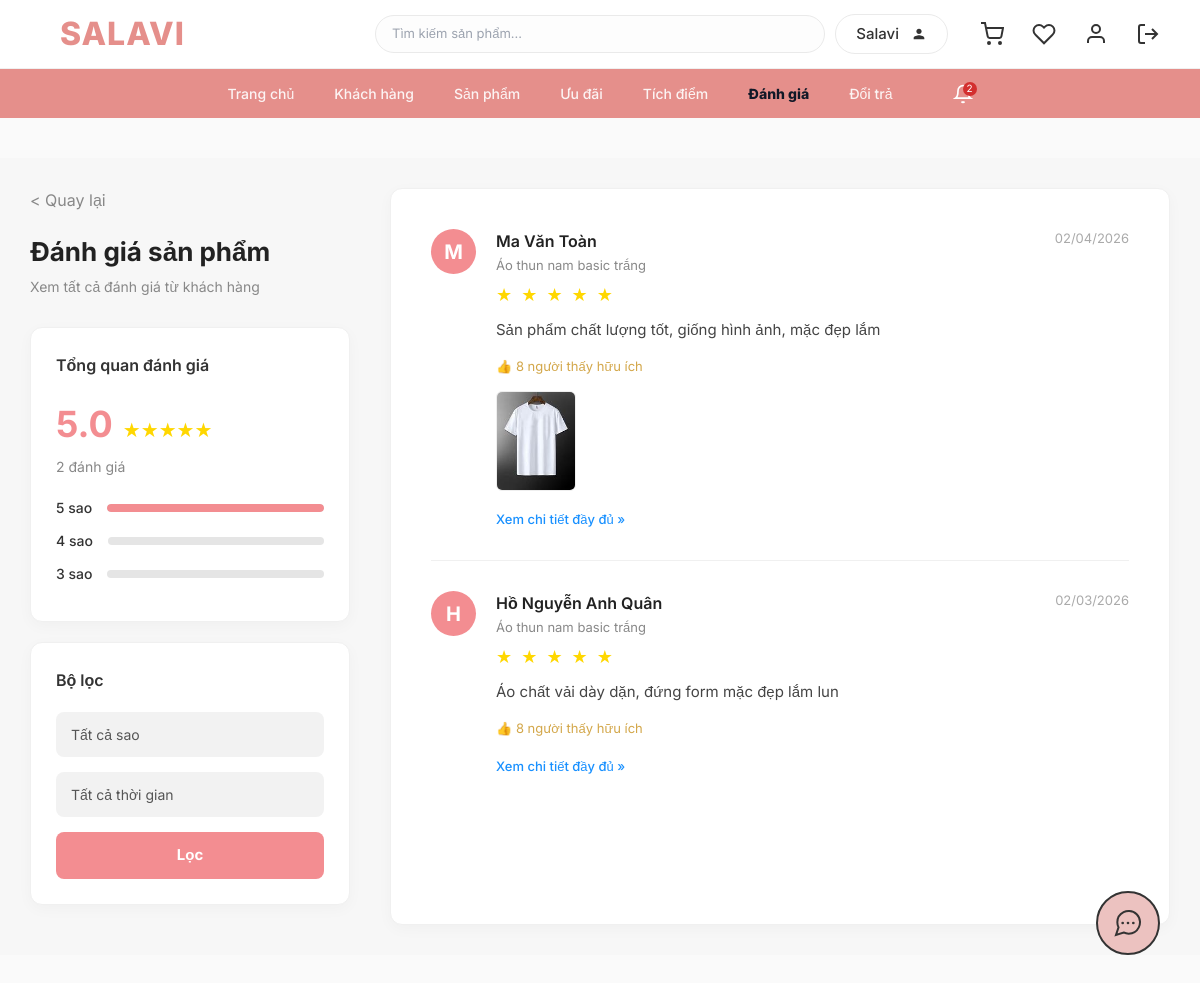
Screenshot of /danh-gia/chi-tiet/SP00001/ with the database file from the repository.
### products/models.py (models this page shows, shortened)
class DanhGia(models.Model):
    MaDanhGia = models.CharField(max_length=10, primary_key=True)
    MaKH = models.ForeignKey(KhachHang, on_delete=models.CASCADE)
    MaSP = models.ForeignKey(SanPham, on_delete=models.CASCADE)
    SoSao = models.IntegerField()
    NoiDung = models.CharField(max_length=200, null=True, blank=True)
    HinhAnh = models.ImageField(upload_to='danhgia/', blank=True)
    NgayDanhGia = models.DateField()

class SanPham(models.Model):
    MaSP = models.CharField(max_length=10, primary_key=True)
    TenSP = models.CharField(max_length=100)
    MoTa = models.CharField(max_length=200, null=True, blank=True)
    Gia = models.DecimalField(max_digits=18, decimal_places=2)
    HinhAnh = models.ImageField(upload_to='sanpham/')

### accounts/models.py (models this page shows, shortened)
class KhachHang(models.Model):
    MaKH = models.CharField(max_length=10, primary_key=True)
    user = models.OneToOneField(User, on_delete=models.CASCADE)
    HoTen = models.CharField(max_length=50)
    DiaChi = models.CharField(max_length=200)

### cskh/views.py (the view)
# urls.py: path('danh-gia/chi-tiet/<str:ma_sp>/', views.chi_tiet_danh_gia_view, name='chi_tiet_danh_gia'),
def chi_tiet_danh_gia_view(request, ma_sp):
    san_pham = get_object_or_404(SanPham, MaSP=ma_sp)
    danh_gia_list = DanhGia.objects.filter(MaSP=ma_sp).select_related('MaKH').order_by('-NgayDanhGia')
    sao = request.GET.get('sao')
    if sao and sao != 'all':
        danh_gia_list = danh_gia_list.filter(SoSao=sao)
    thoi_gian = request.GET.get('thoi_gian')
    if thoi_gian == 'month':
        current_month = date.today().month
        current_year = date.today().year
        danh_gia_list = danh_gia_list.filter(NgayDanhGia__month=current_month, NgayDanhGia__year=current_year)
    elif thoi_gian == 'year':
        current_year = date.today().year
        danh_gia_list = danh_gia_list.filter(NgayDanhGia__year=current_year)
    tong_danh_gia = danh_gia_list.count()
    sao_trung_binh = danh_gia_list.aggregate(Avg('SoSao'))['SoSao__avg'] or 0
    sao_trung_binh = round(sao_trung_binh, 1)
    stats = {
        '5': danh_gia_list.filter(SoSao=5).count(),
        '4': danh_gia_list.filter(SoSao=4).count(),
        '3': danh_gia_list.filter(SoSao=3).count(),
        '2': danh_gia_list.filter(SoSao=2).count(),
        '1': danh_gia_list.filter(SoSao=1).count(),
    }
    pct = {k: (v / tong_danh_gia * 100 if tong_danh_gia > 0 else 0) for k, v in stats.items()}
    paginator = Paginator(danh_gia_list, 5)  # 5 đánh giá một trang
    page_number = request.GET.get('page')
    page_obj = paginator.get_page(page_number)
    context = {
        'san_pham': san_pham,
        'page_obj': page_obj,
        'tong_danh_gia': tong_danh_gia,
        'sao_trung_binh': sao_trung_binh,
        'stats': stats,
        'pct': pct
    }
    return render(request, 'cskh/chi_tiet_danh_gia.html', context)

### cskh/templates/cskh/chi_tiet_danh_gia.html (shortened to what this page needs)
{% extends 'base.html' %}
{% block content %}
<div class="detail-container">
    <div class="sidebar">
        <a href="{% url 'cskh:quan_ly_danh_gia' %}" class="back-link">&lt; Quay lại</a>
        <h2 class="page-title">Đánh giá sản phẩm</h2>
        <p class="page-subtitle">Xem tất cả đánh giá từ khách hàng</p>
        <div class="box">
            <h3>Tổng quan đánh giá</h3>
            <div class="rating-huge">
                <span class="score">{{ sao_trung_binh }}</span>
                <span class="stars">
                    ★★★★★
                </span>
            </div>
            <div class="review-count">{{ tong_danh_gia }} đánh giá</div>
            <div class="rating-bars">
                <div class="bar-row">
                    <span>5 sao</span>
                    <div class="bar-bg"><div class="bar-fill" style="width: {{ pct.5 }}%;"></div></div>
                </div>
                <div class="bar-row">
                    <span>4 sao</span>
                    <div class="bar-bg"><div class="bar-fill" style="width: {{ pct.4 }}%;"></div></div>
                </div>
                <div class="bar-row">
                    <span>3 sao</span>
                    <div class="bar-bg"><div class="bar-fill" style="width: {{ pct.3 }}%;"></div></div>
                </div>
            </div>
        </div>
        <div class="box">
            <h3>Bộ lọc</h3>
            <form method="GET" action="">
                <select name="sao" class="filter-input">
                    <option value="all" {% if request.GET.sao == 'all' or not request.GET.sao %}selected{% endif %}>Tất cả sao</option>
                </select>
                <select name="thoi_gian" class="filter-input">
                    <option value="all" {% if request.GET.thoi_gian == 'all' or not request.GET.thoi_gian %}selected{% endif %}>Tất cả thời gian</option>
                </select>
                <button type="submit" class="btn-filter">Lọc</button>
            </form>
        </div>
    </div>
    <div class="main-content">
        <div style="flex: 1;">
            {% for dg in page_obj %}
            <div class="review-item">
                <div class="review-avatar">
                    {{ dg.MaKH.HoTen|make_list|first }}
                </div>
                <div class="review-content-box">
                    <div class="review-header">
                        <div>
                            <div class="reviewer-name">{{ dg.MaKH.HoTen }}</div>
                            <div class="product-name-small">{{ san_pham.TenSP }}</div>
                        </div>
                        <div class="review-date">{{ dg.NgayDanhGia|date:"d/m/Y" }}</div>
                    </div>
                    <div class="review-stars">
                        {% for i in "12345"|make_list %}
                            {% if forloop.counter <= dg.SoSao %}
                                ★
                            {% else %}
                                <span class="empty">★</span>
                            {% endif %}
                        {% endfor %}
                    </div>
                    <div class="review-text">{{ dg.NoiDung }}</div>
                    <div class="review-helpful">👍 8 người thấy hữu ích</div>
                    {% if dg.HinhAnh %}
                        <a href="{% url 'cskh:mot_danh_gia' dg.MaDanhGia %}">
                            <img src="{{ dg.HinhAnh.url }}" alt="Review Image" class="review-attached-img" style="cursor: pointer;" title="Nhấn để phóng to ảnh và chi tiết">
                        </a>
                    {% endif %}
                    <div style="margin-top: 15px;">
                        <a href="{% url 'cskh:mot_danh_gia' dg.MaDanhGia %}" style="text-decoration:none; color:#1890ff; font-size:13px; font-weight: 500;">Xem chi tiết đầy đủ &raquo;</a>
                    </div>
                </div>
            </div>
            {% empty %}
            <div style="padding: 50px; text-align: center; color: #888; font-size: 16px;">
                Chưa có dòng đánh giá nào cho sản phẩm này.
            </div>
            {% endfor %}
        </div>
    </div>
</div>
{% endblock %}

### static/css/style.css (style rules this page uses)
* { margin: 0; padding: 0; box-sizing: border-box; font-family: 'Inter', sans-serif; }
body { background: #fafafa; color: #333; }
.box { background: #fff; border-radius: 16px; padding: 28px; box-shadow: 0 4px 20px rgba(0, 0, 0, 0.03); }

### cskh/templates/cskh/chi_tiet_danh_gia.html (style rules this page uses)
.detail-container { max-width: 1200px; margin: 40px auto; display: flex; gap: 40px; background-color: #f7f7f7; padding: 30px; min-height: 80vh; }
.sidebar { width: 320px; flex-shrink: 0; }
.back-link { color: #888; text-decoration: none; font-size: 16px; display: inline-block; margin-bottom: 20px; }
.page-title { font-size: 26px; font-weight: 700; color: #222; margin-bottom: 5px; }
.page-subtitle { color: #888; font-size: 14px; margin-bottom: 30px; }
.box { background: white; border-radius: 12px; padding: 25px; margin-bottom: 20px; box-shadow: 0 4px 15px rgba(0,0,0,0.03); border: 1px solid #f0f0f0; }
.box h3 { font-size: 16px; font-weight: 600; margin-bottom: 20px; color: #333; }
.rating-huge { display: flex; align-items: baseline; gap: 10px; margin-bottom: 5px; }
.rating-huge .score { font-size: 36px; font-weight: bold; color: #F38D91; }
.rating-huge .stars { color: #FFD700; font-size: 20px; }
.review-count { color: #888; font-size: 14px; margin-bottom: 20px; }
.bar-row { display: flex; align-items: center; gap: 15px; margin-bottom: 12px; font-size: 14px; color: #333; font-weight: 500; }
.bar-bg { flex: 1; background-color: #E5E5E5; height: 8px; border-radius: 4px; overflow: hidden; }
.bar-fill { background-color: #F38D91; height: 100%; border-radius: 4px; }
.filter-input { width: 100%; padding: 12px 15px; background-color: #f2f2f2; border: none; border-radius: 8px; margin-bottom: 15px; font-size: 14px; color: #555; outline: none; appearance: none; }
.btn-filter { width: 100%; padding: 12px; background-color: #F38D91; color: white; border: none; border-radius: 8px; font-weight: bold; font-size: 15px; cursor: pointer; }
.main-content { flex: 1; background: white; border-radius: 12px; box-shadow: 0 4px 15px rgba(0,0,0,0.03); border: 1px solid #f0f0f0; padding: 10px 40px; display: flex; flex-direction: column; }
.review-item { display: flex; gap: 20px; padding: 30px 0; border-bottom: 1px solid #f0f0f0; }
.review-item:last-child { border-bottom: none; }
.review-avatar { width: 45px; height: 45px; border-radius: 50%; background-color: #F38D91; color: white; display: flex; align-items: center; justify-content: center; font-size: 20px; font-weight: bold; flex-shrink: 0; }
.review-content-box { flex: 1; }
.review-header { display: flex; justify-content: space-between; align-items: flex-start; margin-bottom: 5px; }
.reviewer-name { font-weight: 600; font-size: 16px; color: #222; margin-bottom: 3px; }
.product-name-small { color: #888; font-size: 13px; }
.review-date { color: #aaa; font-size: 13px; }
.review-stars { color: #FFD700; font-size: 18px; margin-bottom: 10px; letter-spacing: 2px; }
.review-text { font-size: 15px; color: #444; line-height: 1.6; margin-bottom: 15px; }
.review-helpful { color: #D3A74A; font-size: 13px; display: flex; align-items: center; gap: 5px; margin-bottom: 15px; }
.review-attached-img { width: 80px; height: 100px; object-fit: cover; border-radius: 6px; border: 1px solid #eee; }

### rows the page displays
DanhGia: MaKH.HoTen|make_list "M", MaKH.HoTen "Ma Văn Toàn", NgayDanhGia "02/04/2026", SoSao 5 (drawn), NoiDung "Sản phẩm chất lượng tốt, giống hình ảnh, mặc đẹp lắm", HinhAnh (picture)
SanPham: TenSP "Áo thun nam basic trắng"
DanhGia: MaKH.HoTen|make_list "H", MaKH.HoTen "Hồ Nguyễn Anh Quân", NgayDanhGia "02/03/2026", SoSao 5 (drawn), NoiDung "Áo chất vải dày dặn, đứng form mặc đẹp lắm lun"

### other values shown
{{ nav_notifications_count }} "2"
{{ sao_trung_binh }} "5.0"
{{ tong_danh_gia }} "2"
